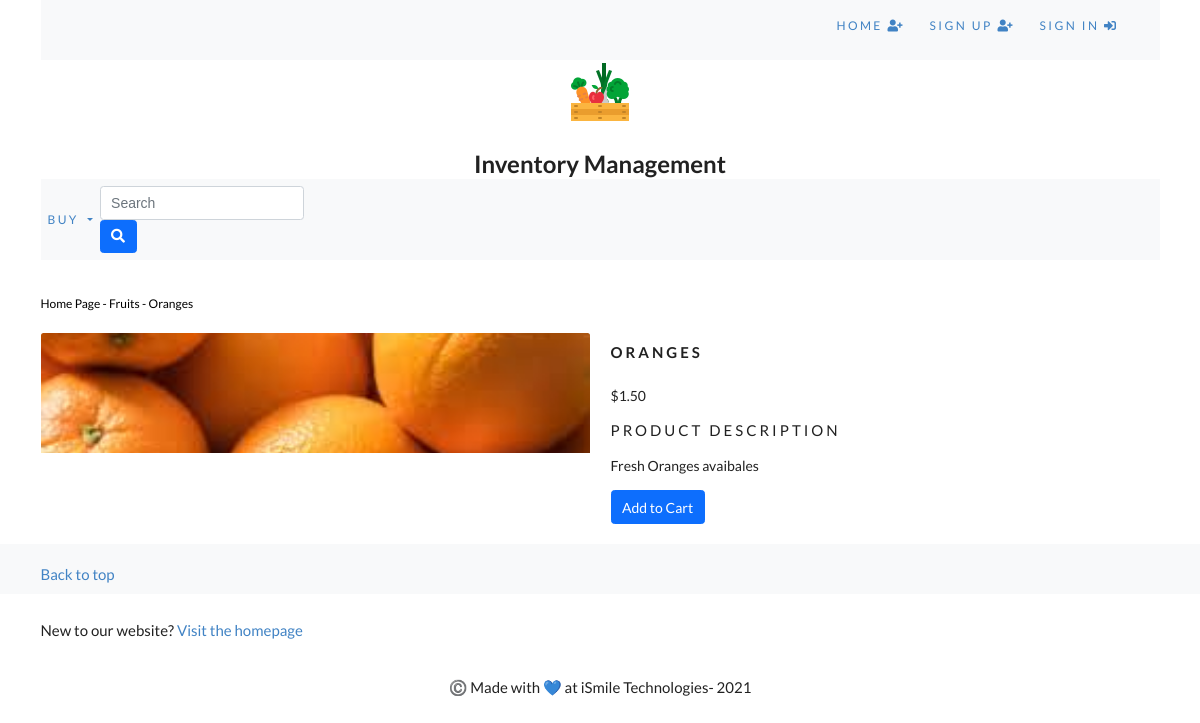
/buy/fruits/oranges/, run on the app's committed database.
### buy/models.py (models this page shows, shortened)
class Product(models.Model):
    name = models.CharField(max_length= 250, unique=True)
    slug = models.SlugField(max_length= 250, unique=True)
    description = models.TextField(blank = True)
    category= models.ForeignKey(Category, on_delete=models.CASCADE)
    price = models.DecimalField(max_digits = 10, decimal_places = 2)
    image = models.ImageField(upload_to='product', blank = True)
    available = models.BooleanField(default = True)
    created = models.DateTimeField(auto_now_add = True)
    updated = models.DateTimeField(auto_now = True)
    class Meta:
        ordering = ('name',)
        verbose_name = 'product'
        verbose_name_plural = 'products'

class Category(models.Model):
    name = models.CharField(max_length= 250, unique=True)
    slug = models.SlugField(max_length= 250, unique=True)
    description = models.TextField(blank = True)
    image = models.ImageField(upload_to='category', blank = True)
    class Meta:
        ordering = ('name',)
        verbose_name = 'category'
        verbose_name_plural = 'categories'
    def get_url(self):
        return reverse('buy:products_by_category', args =[self.slug])
    def __str__(self):
        return '{}'.format(self.name)

### buy/views.py (the view)
# urls.py: path('<slug:c_slug>/<slug:p_slug>/',views.allProducts,name = 'each_product_details'),#
def allProducts(request, c_slug, p_slug):
    try:
        product = Product.objects.get(category__slug= c_slug, slug=p_slug)
    except Exception as e:
        raise e
    return render(request,'buy/product_detail.html',{'product':product})

### buy/context_processors.py (called while the page is built)
def menu_links(request):
    links = Category.objects.all()
    return dict(links = links)

### cart/context_processors.py (called while the page is built)
def counter(request):
    item_count = 0
    if 'admin' in request.path:
        return {}
    else:
        try:
            cart = Cart.objects.filter(cart_id = _cart_id(request))
            cart_items = CartItem.objects.all().filter(cart = cart[:1])
            for cart_item in cart_items:
                item_count += cart_item.quantity
        except Cart.DoesNotExist:
            item_count = 0
    return dict(item_count = item_count)

### cart/views.py (called while the page is built)
def _cart_id(request):
    cart = request.session.session_key # checks if there is a session key in customer browser
    if not cart:
        cart = request.session.create()
    return cart

### buy/templates/buy/product_detail.html (shortened to what this page needs)
{% extends 'base.html' %}
{% load static %}
{% block content %}
    <div class="row my_product_row_class">
      <div class="mx-auto">
        <p><a href="{% url 'buy:allProdCat' %}">Home Page</a> - <a href="{{product.category.get_url}}">{{product.category}}</a> - {{product.name}} </p>
      </div>
      <div class="container">
        <br>
        <div class="row">
          <div class="col-12 col-sm-12 col-md-12 col-lg-6 text-center">
            <div style="min-width: 18rem">
              <img class="card-img-top my_image"src="{{product.image.url}}" alt="{{product.name}}">
            </div>
          </div>
          <div class="col-12 col-sm-12 col-md-12 col-lg-6">
            <div >
              <h1 class="my_product_title">{{product.name}}</h1>
              <p>${{product.price}}</p>
              <p class="my_title">Product Description</p>
              <p class="text-justify my_product_description">{{product.description}}</p>
              {% if product.available == False %}
                <p>Out of Stock</p>
              {% else %}
                <a class="btn btn-primary"href="{% url 'cart:add_cart' product.id %}">Add to Cart</a>
              {% endif %}
            </div>
          </div>
        </div>
      </div>
    </div>
{% endblock %}

### static/css/custom.css (style rules this page uses)
body { font-family: 'Lobster', cursive; }
.my_image { width: 100%; height: auto; }
.my_title { font-size: 15px; text-transform: uppercase; letter-spacing: .2em; }
.card-img-top { width: 100%; height: 10vw; object-fit: cover; }
.my_product_row_class { padding-top: 15px; padding-bottom: 20px; }
.my_product_row_class .mx-auto p { color: #000; font-size: 12px; }
.my_product_row_class .mx-auto p a { color: #000; font-size: 12px; text-decoration: none; }
.my_product_title { font-size: 15px; text-transform: uppercase; letter-spacing: .2em; padding-top: 10px; padding-bottom: 10px; }
.my_product_description { padding-right: 20px; }

### data on the page
Product: category "Fruits", name "Oranges", image (picture), name "ORANGES", price "1.50", description "Fresh Oranges avaibales"
